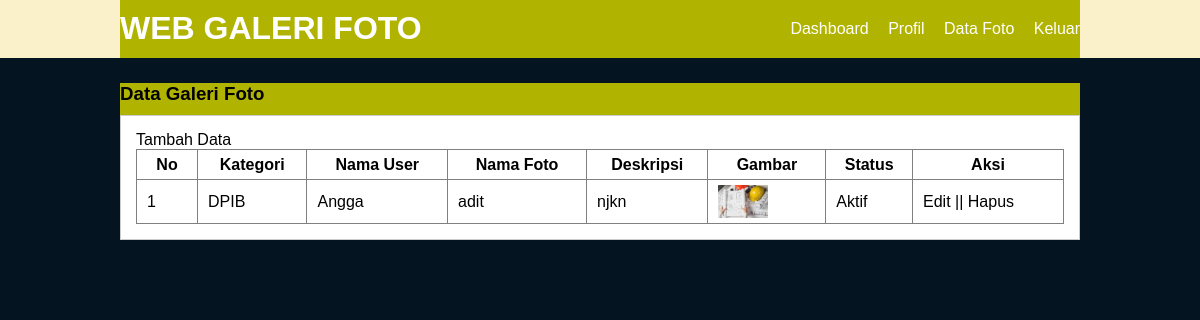
The page /data-image.php (signed in) on the database its author committed.
### tables this page shows
CREATE TABLE `tb_image` (
  `image_id` int(11) NOT NULL,
  `category_id` int(11) NOT NULL,
  `category_name` varchar(100) NOT NULL,
  `user_id` int(11) NOT NULL,
  `user_name` varchar(100) NOT NULL,
  `image_name` varchar(100) NOT NULL,
  `image_description` text NOT NULL,
  `image` varchar(100) NOT NULL,
  `image_status` tinyint(1) NOT NULL,
  `date_created` timestamp NOT NULL DEFAULT current_timestamp() ON UPDATE current_timestamp()
);

### data-image.php (the view, shortened to what this page needs)
<?php
	include 'db.php';
?>
<!DOCTYPE html PUBLIC "-//W3C//DTD XHTML 1.0 Transitional//EN" "http://www.w3.org/TR/xhtml1/DTD/xhtml1-transitional.dtd">
<html xmlns="http://www.w3.org/1999/xhtml">
<head>
<link rel="stylesheet" type="text/css" href="css/style.css">
</head>
<body>
    <header>
        <div class="container">
        <h1><a href="dashboard.php">WEB GALERI FOTO</a></h1>
        <ul>
           <li><a href="index.php">Dashboard</a></li>
           <li><a href="profil.php">Profil</a></li>
           <li><a href="data-image.php">Data Foto</a></li>
           <li><a href="Keluar.php">Keluar</a></li>
        </ul>
        </div>
    </header>
    <div class="section">
        <div class="container">
            <h3>Data Galeri Foto</h3>
            <div class="box">
                <p><a href="tambah-image.php">Tambah Data</a></p>
                <table border="1" cellspacing="0" class="table">
                    <thead>
                        <tr>
                           <th width="60px">No</th>
                           <th>Kategori</th>
                           <th>Nama User</th>
                           <th>Nama Foto</th>
                           <th>Deskripsi</th>
                           <th>Gambar</th>
                           <th>Status</th>
                           <th width="150px">Aksi</th>
                        </tr>
                    </thead>
                    <tbody>
                        <?php
						    $no = 1;
							$user = $_SESSION['a_global']->user_id;
                            $foto = mysqli_query($conn, "SELECT * FROM tb_image WHERE user_id = '$user' ");
							if(mysqli_num_rows($foto) >0 ){
							while($row = mysqli_fetch_array($foto)){
						?>
                        <tr>
                           <td><?php echo $no++ ?></td>
                           <td><?php echo $row['category_name'] ?></td>
                           <td><?php echo $row['user_name'] ?></td>
                           <td><?php echo $row['image_name'] ?></td>
                           <td><?php echo $row['image_description']?></td>
                           <td><a href="foto/<?php echo $row['image']?>" target="_blank"><img src="foto/<?php echo $row['image']?>" width="50px"></a></td>
                           <td><?php echo ($row['image_status'] == 0)? 'Tidak Aktif':'Aktif'; ?></td>
                           <td>
                              <a href="edit-image.php?id=<?php echo $row['image_id'] ?>">Edit</a> ||
                              <a href="proses-hapus.php?idp=<?php echo $row['image_id'] ?>" onclick="return confirm('Yakin Ingin Hapus ?')">Hapus</a>
                           </td>
                        </tr>
                        <?php }}else{ ?>
                             <tr>
                                <td colspan="8">Tidak ada data</td>
                             </tr>
                        <?php } ?>
                    </tbody>
                </table>
            </div>
        </div>
    </div>
    <footer>
    </footer>
</body>
</html>

### css/style.css (style rules this page uses)
* { padding:0; margin:0; font-family:'Quicksand', sans-serif; }
body { background-color:#041421; }
a { color: inherit; text-decoration:none; }
header { background-color: #faf0ca; color: #fff; }
header h1 { float:left; padding:10px 0; }
header ul { float:right; }
header ul li { display:inline-block; }
header ul li a { padding:20px 0 20px 15px; display: inline-block; }
footer { padding:25px 0; }
.container { width: 80%; margin: 0 auto; background-color: #b0b300; }
.container:after { content:''; display: block; clear:both; }
.section { padding:25px 0; }
.box { background-color: #fff; border:1px solid #ccc; padding:15px; box-sizing: border-box; margin:10px 0 25px 0; }
.box:after { content: ''; display: block; clear: both; }
.table { width: 100%; border-collapse: collapse; }
.table tr { height: 30px; }
.table tr td { padding:5px 10px; }

### rows shown on the page
tb_image: category_name "DPIB", user_name "Angga", image_name "adit", image_description "njkn", image (picture), image_status "Aktif"
